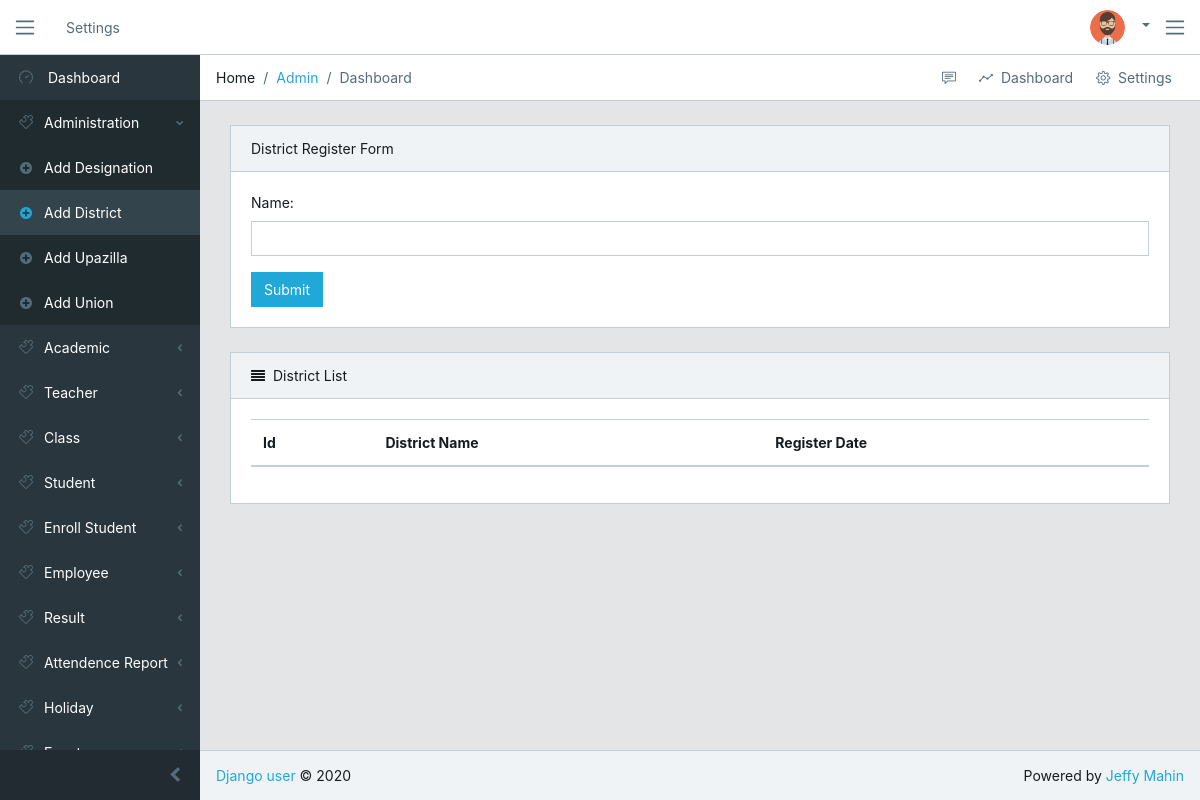
The page /address/district/ on the database as committed earlier.
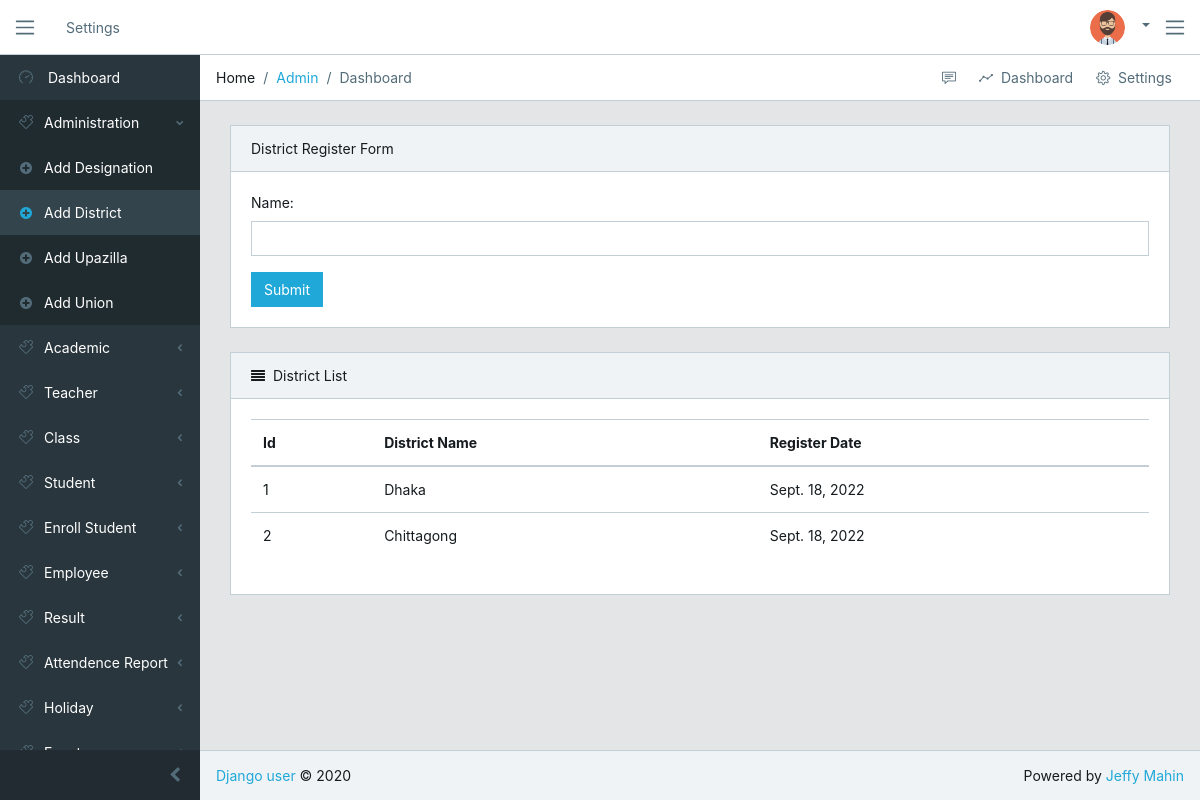
The same page on the database as committed later.
### address/models.py (models this page shows, shortened)
class District(models.Model):
    name = models.CharField(max_length=50, unique=True)
    date = models.DateField(auto_now_add=True)

### address/views.py (the view)
# urls.py: path('district/', views.add_district, name="district"),
def add_district(request):
    forms = DistrictForm()
    if request.method == 'POST':
        forms = DistrictForm(request.POST)
        if forms.is_valid():
            forms.save()
            return redirect('district')
    district = District.objects.all()
    context = {'forms': forms, 'district': district}
    return render(request, 'address/district.html', context)

### address/forms.py
class DistrictForm(forms.ModelForm):
    class Meta:
        model = District
        fields = '__all__'
        widgets = {
            'name': forms.TextInput(attrs={'class': 'form-control'})
        }

### templates/address/district.html (shortened to what this page needs)
{% extends 'base/base.html' %}
{% block content %}
  <div class="card">
    <div class="card-header">District Register Form</div>
    <div class="card-body">
      <form class="" action="" method="POST">
        {{ forms.as_p }}
        <button type="submit" class="btn btn-primary">Submit</button>
      </form>
    </div>
  </div>
  <div class="card">
      <div class="card-header">
          <i class="fa fa-align-justify"></i>District List</div>
      <div class="card-body">
          <table class="table table-responsive-sm">
              <thead>
                  <tr>
                      <th>Id</th>
                      <th>District Name</th>
                      <th>Register Date</th>
                  </tr>
              </thead>
              <tbody>
                  {% for district in district %}
                    <tr>
                        <td>{{ district.id }}</td>
                        <td>{{ district.name }}</td>
                        <td>{{ district.date }}</td>
                    </tr>
                  {% endfor %}
              </tbody>
          </table>
      </div>
  </div>
{% endblock %}

Rows that differ between the two databases and show on the page:
added District: id "1", name "Dhaka", date "Sept. 18, 2022"
added District: id "2", name "Chittagong", date "Sept. 18, 2022"
